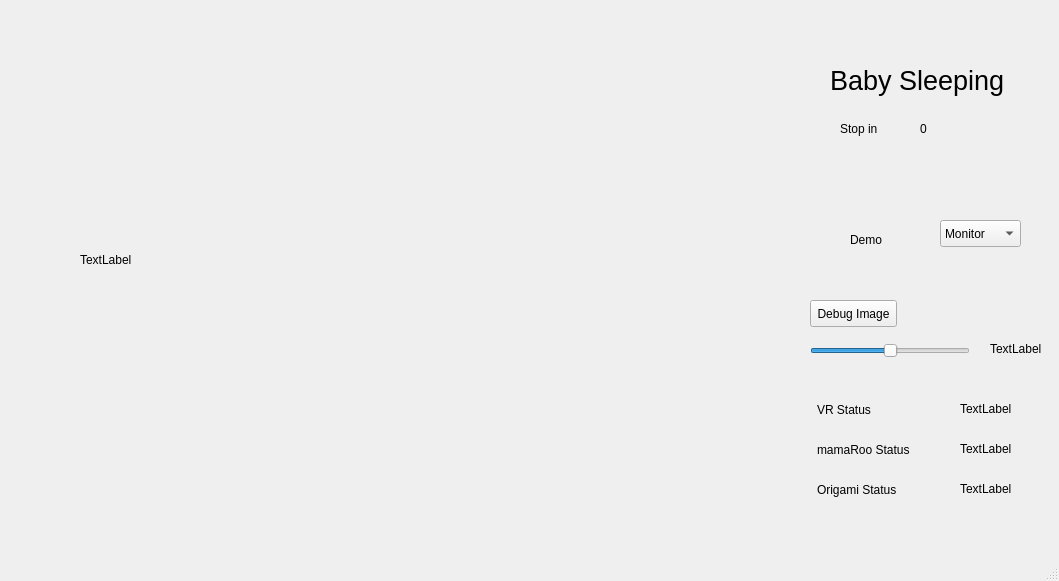
<?xml version="1.0" encoding="UTF-8"?>
<ui version="4.0">
 <class>MainWindow</class>
 <widget class="QMainWindow" name="MainWindow">
  <property name="geometry">
   <rect>
    <x>0</x>
    <y>0</y>
    <width>1059</width>
    <height>581</height>
   </rect>
  </property>
  <property name="windowTitle">
   <string>MainWindow</string>
  </property>
  <widget class="QWidget" name="centralwidget">
   <widget class="QLabel" name="vrLabel">
    <property name="geometry">
     <rect>
      <x>817</x>
      <y>400</y>
      <width>111</width>
      <height>20</height>
     </rect>
    </property>
    <property name="text">
     <string>VR Status</string>
    </property>
   </widget>
   <widget class="QLabel" name="mamaRooLabel">
    <property name="geometry">
     <rect>
      <x>817</x>
      <y>440</y>
      <width>111</width>
      <height>20</height>
     </rect>
    </property>
    <property name="text">
     <string>mamaRoo Status</string>
    </property>
   </widget>
   <widget class="QLabel" name="origamiLabel">
    <property name="geometry">
     <rect>
      <x>817</x>
      <y>480</y>
      <width>111</width>
      <height>20</height>
     </rect>
    </property>
    <property name="text">
     <string>Origami Status</string>
    </property>
   </widget>
   <widget class="QComboBox" name="demoComboBox">
    <property name="geometry">
     <rect>
      <x>940</x>
      <y>220</y>
      <width>81</width>
      <height>27</height>
     </rect>
    </property>
    <item>
     <property name="text">
      <string>Monitor</string>
     </property>
    </item>
    <item>
     <property name="text">
      <string>ML</string>
     </property>
    </item>
    <item>
     <property name="text">
      <string>VR</string>
     </property>
    </item>
   </widget>
   <widget class="QLabel" name="label">
    <property name="geometry">
     <rect>
      <x>850</x>
      <y>230</y>
      <width>91</width>
      <height>20</height>
     </rect>
    </property>
    <property name="text">
     <string>Demo</string>
    </property>
   </widget>
   <widget class="QLabel" name="babyImageLabel">
    <property name="geometry">
     <rect>
      <x>80</x>
      <y>20</y>
      <width>640</width>
      <height>480</height>
     </rect>
    </property>
    <property name="text">
     <string>TextLabel</string>
    </property>
   </widget>
   <widget class="QLabel" name="babyStateLabel">
    <property name="geometry">
     <rect>
      <x>830</x>
      <y>50</y>
      <width>181</width>
      <height>61</height>
     </rect>
    </property>
    <property name="font">
     <font>
      <pointsize>20</pointsize>
     </font>
    </property>
    <property name="text">
     <string>Baby Sleeping</string>
    </property>
   </widget>
   <widget class="QLabel" name="label_4">
    <property name="geometry">
     <rect>
      <x>840</x>
      <y>120</y>
      <width>58</width>
      <height>17</height>
     </rect>
    </property>
    <property name="text">
     <string>Stop in</string>
    </property>
   </widget>
   <widget class="QLabel" name="timeoutLabel">
    <property name="geometry">
     <rect>
      <x>920</x>
      <y>120</y>
      <width>58</width>
      <height>17</height>
     </rect>
    </property>
    <property name="text">
     <string>0</string>
    </property>
   </widget>
   <widget class="QPushButton" name="debugImageButton">
    <property name="geometry">
     <rect>
      <x>810</x>
      <y>300</y>
      <width>87</width>
      <height>27</height>
     </rect>
    </property>
    <property name="text">
     <string>Debug Image</string>
    </property>
   </widget>
   <widget class="QSlider" name="thresholdSlider">
    <property name="geometry">
     <rect>
      <x>810</x>
      <y>340</y>
      <width>160</width>
      <height>21</height>
     </rect>
    </property>
    <property name="value">
     <number>50</number>
    </property>
    <property name="orientation">
     <enum>Qt::Horizontal</enum>
    </property>
   </widget>
   <widget class="QLabel" name="thresholdLabel">
    <property name="geometry">
     <rect>
      <x>990</x>
      <y>340</y>
      <width>58</width>
      <height>17</height>
     </rect>
    </property>
    <property name="text">
     <string>TextLabel</string>
    </property>
   </widget>
   <widget class="QLabel" name="vrStatusLabel">
    <property name="geometry">
     <rect>
      <x>960</x>
      <y>400</y>
      <width>91</width>
      <height>17</height>
     </rect>
    </property>
    <property name="text">
     <string>TextLabel</string>
    </property>
   </widget>
   <widget class="QLabel" name="mamaRooStatusLabel">
    <property name="geometry">
     <rect>
      <x>960</x>
      <y>440</y>
      <width>91</width>
      <height>17</height>
     </rect>
    </property>
    <property name="text">
     <string>TextLabel</string>
    </property>
   </widget>
   <widget class="QLabel" name="origamiStatusLabel">
    <property name="geometry">
     <rect>
      <x>960</x>
      <y>480</y>
      <width>91</width>
      <height>17</height>
     </rect>
    </property>
    <property name="text">
     <string>TextLabel</string>
    </property>
   </widget>
  </widget>
  <widget class="QMenuBar" name="menubar">
   <property name="geometry">
    <rect>
     <x>0</x>
     <y>0</y>
     <width>1059</width>
     <height>27</height>
    </rect>
   </property>
  </widget>
  <widget class="QStatusBar" name="statusbar"/>
 </widget>
 <resources/>
 <connections/>
</ui>
